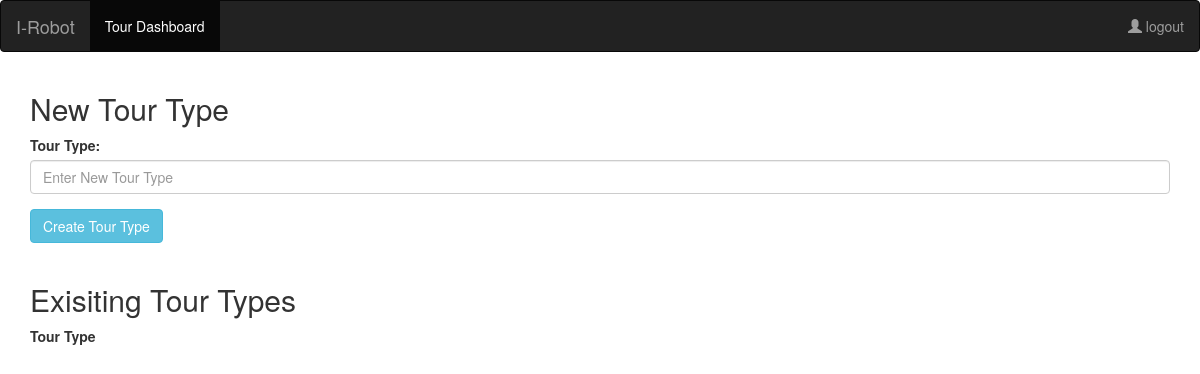
The page /assistant-dash/tour/tourtype.php on the database as committed earlier.
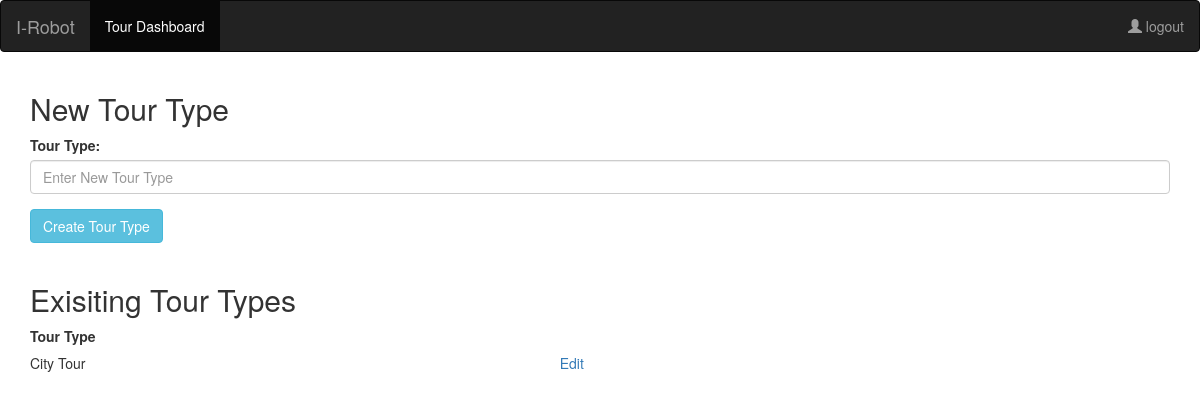
The same page on the database as committed later.
### tables this page shows
Create table tourTypes(
	type_id serial primary key,
	tour_type varchar(20)
);

### assistant-dash/tour/tourtype.php (the view, shortened to what this page needs)
<?php
$db = mysqli_connect("127.0.0.1", "root","password", "SEPM")  or die(mysqli_error($db));
include('/Library/WebServer/Documents/inc/header.inc');
include('../nav.inc');
 if (isset($_POST['type_id'])){
   $tour_id = $_POST['type_id'];
$tour_id = $_POST['type_id'];
  $q = "SELECT * FROM tourTypes WHERE type_id='$tour_id'";
  if ($result = mysqli_query($db, $q)) {
 while ($row = mysqli_fetch_row($result)) {
$tour_type = $row[1];
echo "
              <div class='center'>
       <div class = 'container login-container'>
           <h2 style='position:center'>Edit Tour Type - ".$tour_type."</h2>
               <form method='post' action=''>
                 <div class = 'form-group'>
                     <label for='tour_name'>Location Name:</label>
                     <input type='text'class='form-control' name='tour_name' placeholder='$row[1]'>
                     <input type='hidden'class='form-control' name='tour_id' value='$row[0]'>
                  </div>
                     <button type='submit' class='btn btn-info'>Update Tour Type</button>
               </form><br>
               <form method='post' action''>
                 <input type='hidden' value='true' name='unset'>
               <button type='submit' class='btn btn-info'>Go Back </button>
               </form>
           </div>
   </div>";
 }
 mysqli_free_result($result);
}
}
else {
    ?>
    <div class="center">
        <div class = "container login-container">
            <h2 style="position:center">New Tour Type</h2>
                <form method="post" action="" name="Tour">
                    <div class = "form-group">
                        <label for="type">Tour Type:</label>
                        <input type="text" class="form-control" placeholder="Enter New Tour Type" name="newtype" required>
                    </div>
                    <button type="submit" class="btn btn-info">Create Tour Type</button>
                </form><br>
            </div>
    </div>
<?php
$q = "select * from tourTypes";
   if ($result = mysqli_query($db, $q)) {
  echo "
  <div class='center'>
      <div class = 'container login-container'>
          <h2 style='position:center'>Exisiting Tour Types</h2>
  <table  width='80%'>
<tr>
  <th>Tour Type</th>
  <th></th>
</tr>";
  while ($row = mysqli_fetch_row($result)) {
echo"
  <tr>
    <td>$row[1]</td>
    <td>
    <form method='post' action='tourType.php'>
      <input type='hidden' value=$row[0] name='type_id'>
    <button type='submit' class='btn btn-link'>Edit </button>
    </form>
    </td>
  </tr>";
  }
  echo "</table>
  </div>
  </div>";
}
}
 ?>
    <?php
        include('/Library/WebServer/Documents/inc/footer.inc');
    ?>

Rows that differ between the two databases and show on the page:
added tourtypes: tour_type "City Tour"
